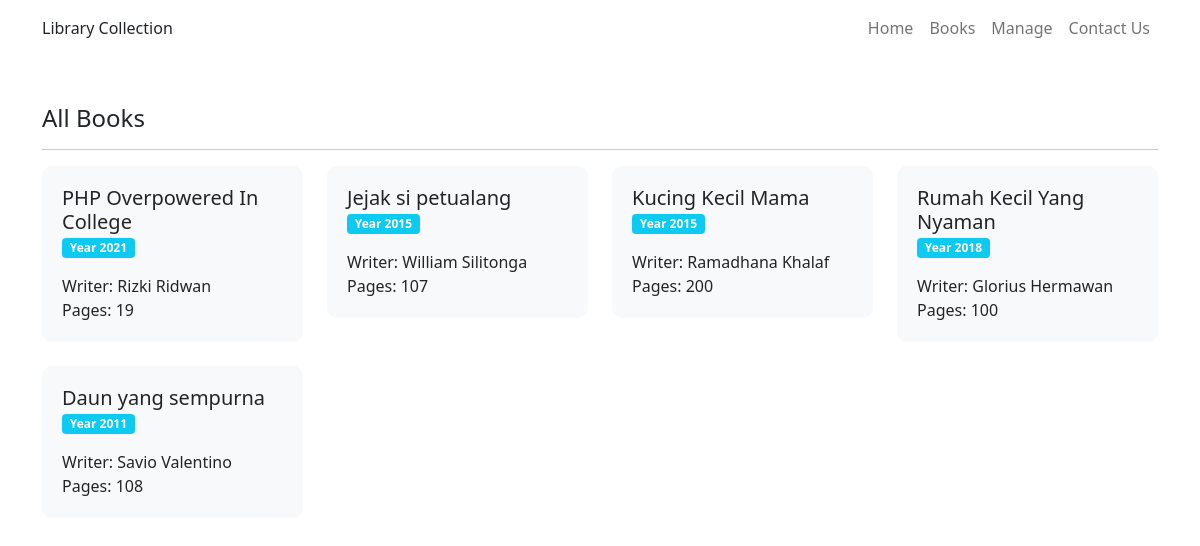
Screenshot of /pages/books.php with the database file from the repository.
### tables this page shows
CREATE TABLE `books` (
  `id` int(11) NOT NULL,
  `judul` varchar(255) NOT NULL,
  `penulis` varchar(255) NOT NULL,
  `tahun_terbit` int(4) NOT NULL,
  `jumlah_halaman` int(11) NOT NULL
);

### process/functions.php (called while the page is built, shortened)
<?php
function tampilSemuaBuku()
{
    global $koneksi;
    $perintahTampilBuku = $koneksi->prepare("SELECT * FROM books");
    $perintahTampilBuku->execute();
    $books = $perintahTampilBuku->fetchAll();
    return $books;
}

### pages/books.php (the view, shortened to what this page needs)
<!DOCTYPE html>
<html lang="en">
<head>
    <link rel="stylesheet" href="../css/bootstrap.min.css">
    <link rel="stylesheet" href="../css/style.css">
</head>
<body>
    <?php require_once '../views/navbar.php'; ?>
    <div class="container mt-5">
        <h4>All Books</h4>
        <hr>
        <div class="row">
            <div class="container">
                <div class="row">
                    <?php
                    $books = tampilSemuaBuku();
                    foreach ($books as $book) :
                    ?>
                        <div class="col-md-3 mb-4">
                            <div class="col-md-12 book-content bg-light">
                                <h3 class="judul"><?= $book['judul']; ?></h3>
                                <span class="badge bg-info mb-3">Year <?= $book['tahun_terbit']; ?></span>
                                <span class="d-block">Writer: <?= $book['penulis']; ?></span>
                                <span class="d-block">Pages: <?= $book['jumlah_halaman']; ?></span>
                            </div>
                        </div>
                    <?php endforeach; ?>
                </div>
            </div>
        </div>
    </div>
</body>
</html>

### css/style.css (style rules this page uses)
.book-content { border-radius: 10px; padding: 20px; }
.judul { font-size: 20px; margin: 0; }

### rows the page displays
books: judul "PHP Overpowered In College", tahun_terbit "2021", penulis "Rizki Ridwan", jumlah_halaman "19"
books: judul "Jejak si petualang", tahun_terbit "2015", penulis "William Silitonga", jumlah_halaman "107"
books: judul "Kucing Kecil Mama", tahun_terbit "2015", penulis "Ramadhana Khalaf", jumlah_halaman "200"
books: judul "Rumah Kecil Yang Nyaman", tahun_terbit "2018", penulis "Glorius Hermawan", jumlah_halaman "100"
books: judul "Daun yang sempurna", tahun_terbit "2011", penulis "Savio Valentino", jumlah_halaman "108"
